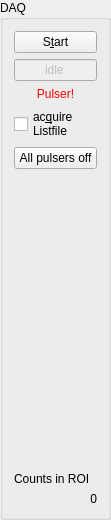
  <widget class="QGroupBox" name="groupBox1">
   <property name="geometry">
    <rect>
     <x>1140</x>
     <y>10</y>
     <width>111</width>
     <height>520</height>
    </rect>
   </property>
   <property name="title">
    <string>DAQ</string>
   </property>
   <layout class="QVBoxLayout" name="verticalLayout_3">
    <item>
     <widget class="QPushButton" name="startStopButton">
      <property name="toolTip">
       <string>start / stop data acquisition</string>
      </property>
      <property name="text">
       <string>S&amp;tart</string>
      </property>
      <property name="shortcut">
       <string>Alt+T</string>
      </property>
      <property name="checkable">
       <bool>true</bool>
      </property>
     </widget>
    </item>
    <item>
     <widget class="QLineEdit" name="daqStatusLine">
      <property name="enabled">
       <bool>false</bool>
      </property>
      <property name="toolTip">
       <string>current DAQ status display</string>
      </property>
      <property name="text">
       <string>idle</string>
      </property>
      <property name="alignment">
       <set>Qt::AlignHCenter</set>
      </property>
     </widget>
    </item>
    <item>
     <widget class="QLabel" name="pulserWarning">
      <property name="palette">
       <palette>
        <active>
         <colorrole role="WindowText">
          <brush brushstyle="SolidPattern">
           <color alpha="255">
            <red>255</red>
            <green>0</green>
            <blue>0</blue>
           </color>
          </brush>
         </colorrole>
        </active>
        <inactive>
         <colorrole role="WindowText">
          <brush brushstyle="SolidPattern">
           <color alpha="255">
            <red>255</red>
            <green>0</green>
            <blue>0</blue>
           </color>
          </brush>
         </colorrole>
        </inactive>
        <disabled>
         <colorrole role="WindowText">
          <brush brushstyle="SolidPattern">
           <color alpha="255">
            <red>110</red>
            <green>111</green>
            <blue>114</blue>
           </color>
          </brush>
         </colorrole>
        </disabled>
       </palette>
      </property>
      <property name="text">
       <string>&lt;p align=&quot;center&quot;&gt;Pulser!&lt;/p&gt;</string>
      </property>
      <property name="wordWrap">
       <bool>false</bool>
      </property>
     </widget>
    </item>
    <item>
     <widget class="QCheckBox" name="acquireFile">
      <property name="text">
       <string>ac&amp;quire
Listfile</string>
      </property>
      <property name="shortcut">
       <string>Alt+Q</string>
      </property>
     </widget>
    </item>
    <item>
     <widget class="QPushButton" name="allPulsersoffButton">
      <property name="text">
       <string>All pulsers off</string>
      </property>
     </widget>
    </item>
    <item>
     <spacer name="verticalSpacer">
      <property name="orientation">
       <enum>Qt::Vertical</enum>
      </property>
      <property name="sizeHint" stdset="0">
       <size>
        <width>20</width>
        <height>40</height>
       </size>
      </property>
     </spacer>
    </item>
    <item>
     <widget class="QLabel" name="labelCountsInROI">
      <property name="enabled">
       <bool>true</bool>
      </property>
      <property name="text">
       <string>Counts in ROI</string>
      </property>
     </widget>
    </item>
    <item>
     <widget class="QLabel" name="countsInROI">
      <property name="text">
       <string>0</string>
      </property>
      <property name="alignment">
       <set>Qt::AlignRight|Qt::AlignTrailing|Qt::AlignVCenter</set>
      </property>
     </widget>
    </item>
   </layout>
  </widget>
